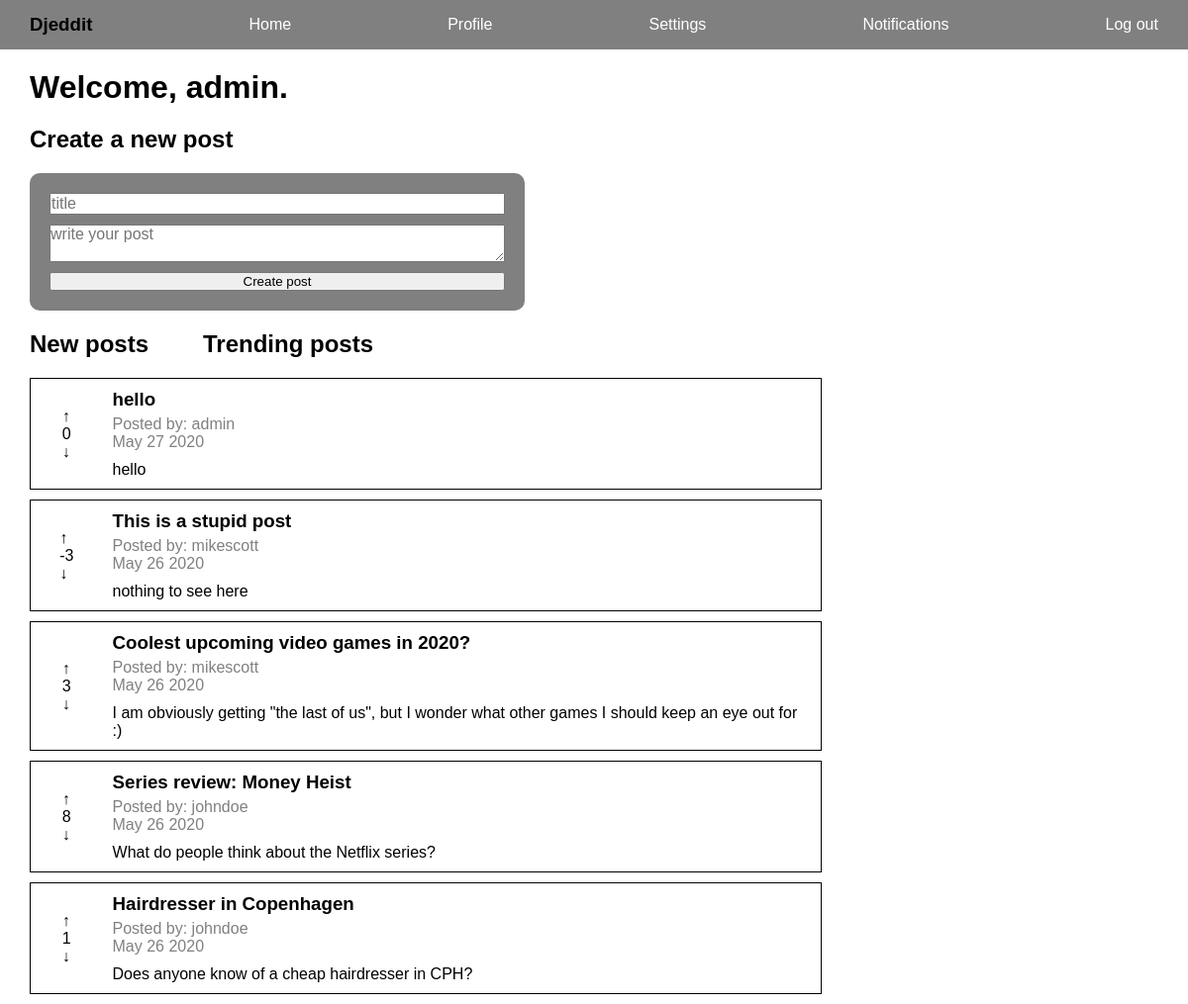
Page /reddit/ (signed in) on the committed database.
### reddit_app/models.py (models this page shows, shortened)
class Post(models.Model):
    title = models.CharField(max_length=200)
    author = models.ForeignKey(User, on_delete=models.CASCADE)
    text = models.TextField()
    votes = models.IntegerField(default=0)
    created_at = models.DateTimeField(auto_now_add=True)
    def date_posted(self):
        return self.created_at.strftime('%B %d %Y')

### reddit_app/views.py (the view)
# urls.py: path("", views.index, name="index"),
def index(request):
    posts = Post.objects.all().order_by('-created_at')
    context = {"posts": posts}
    return render(request, "reddit_app/index.html", context)

### templates/reddit_app/index.html (shortened to what this page needs)
{% extends "base.html" %}
{% block content %}
{% if user.username %}
    <h1>Welcome, {{user.username}}.</h1>
{% endif %}
{% if request.user.is_authenticated %}
<div>
    <h2>Create a new post</h2>
    <div class="post-form-container">
        <form class="post-form" method="POST">
            <input type="text" name="title" placeholder="title">
            <textarea name="text" placeholder="write your post"></textarea>
            <button id="create-post">Create post</button>
        </form>
    </div>
</div>
{% endif %}
<div class="post-nav">
    <a href="{% url 'reddit_app:index' %}">
        <h2>New posts</h2>
    </a>
    <a href="{% url 'reddit_app:trending' %}">
        <h2>Trending posts</h2>
    </a>
</div>
<div id="posts">
    {% if posts.count %}
        {% for post in posts %}
            <div class="post-container post-{{post.id}}" style="border: 1px solid black; margin-bottom: 10px;">
                <div>
                    <p class="upvote post-vote" data-votes="{{post.votes}}" data-postid="{{ post.id }}" data-userid="{{ user.id }}">&uarr;</p>
                    <p class="votes">{{post.votes}}</p>
                    <p class="downvote post-vote" data-votes="{{post.votes}}" data-postid="{{ post.id }}" data-userid="{{ user.id }}">&darr;</p>
                </div>
                <div class="post">
                    <a href={% url 'reddit_app:single_post' post.id %}>
                        <h3>{{post.title}}</h3>
                        <div class="post-info">
                            <span>Posted by: {{post.author}}</span>
                            <p>{{post.date_posted}}</p>
                        </div>
                        <p>{{post.text}}</p>
                    </a>
                </div>
            </div>
        {% endfor %}
    {% else %}
        <p>There are no posts</p>
    {% endif %}
</div>
{% load static %}
{% endblock content %}

### static/css/styles.css (style rules this page uses)
* { padding: 0px; margin: 0px; font-family: sans-serif; box-sizing: border-box; }
a { text-decoration: none; }
h2 { padding: 20px 0px; }
.post-form-container { width: 500px; background: gray; padding: 20px; border-radius: 10px; }
.post-form { display: grid; grid-gap: 10px; }
.post-form input, .post-form textarea { font-size: 16px; }
.post-container a { color: black; }
.post-container { display: grid; grid-template-columns: .1fr 1fr; width: 800px; }
.post-container div:nth-child(1) { justify-self: center; align-self: center; }
.post { padding: 10px; }
.post-info { margin-bottom: 10px; }
.post-info { color: gray; }
.post-container h3 { margin-bottom: 5px; }
.post-nav { display: grid; grid-template-columns: 1fr 1fr; width: 350px; }
.post-nav a { color: black; }

### rows in the picture
Post: votes "0", title "hello", author "admin", date_posted "May 27 2020", text "hello"
Post: votes "-3", title "This is a stupid post", author "mikescott", date_posted "May 26 2020", text "nothing to see here"
Post: votes "3", title "Coolest upcoming video games in 2020?", author "mikescott", date_posted "May 26 2020", text "I am obviously getting \"the last of us\", but I wonder what other games I should keep an eye out for :)"
Post: votes "8", title "Series review: Money Heist", author "johndoe", date_posted "May 26 2020", text "What do people think about the Netflix series?"
Post: votes "1", title "Hairdresser in Copenhagen", author "johndoe", date_posted "May 26 2020", text "Does anyone know of a cheap hairdresser in CPH?"

### other values in the picture
{{ user.username }} "admin"
